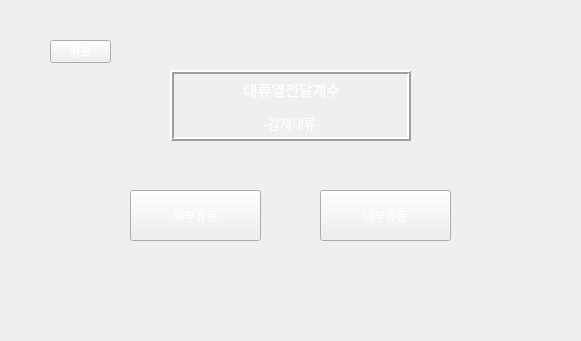
<?xml version="1.0" encoding="UTF-8"?>
<ui version="4.0">
 <class>Form</class>
 <widget class="QWidget" name="Form">
  <property name="geometry">
   <rect>
    <x>0</x>
    <y>0</y>
    <width>581</width>
    <height>341</height>
   </rect>
  </property>
  <property name="windowTitle">
   <string>Form</string>
  </property>
  <property name="styleSheet">
   <string notr="true">background-image: url(:/background/하얀거.png);</string>
  </property>
  <widget class="QPushButton" name="pushButton">
   <property name="geometry">
    <rect>
     <x>50</x>
     <y>40</y>
     <width>61</width>
     <height>23</height>
    </rect>
   </property>
   <property name="styleSheet">
    <string notr="true">QPushButton {
color: qlineargradient(spread:pad, x1:0, y1:1, x2:1, y2:0, stop:0 rgba(255, 255, 255, 255), stop:1 rgba(255, 255, 255, 255));
background-image: url(:/background/버튼2.png);
font: 10pt &quot;맑은 고딕&quot;;
}
QPushButton:hover{
border-image: url(:/background/버튼클릭2.png);
}</string>
   </property>
   <property name="text">
    <string>뒤로</string>
   </property>
  </widget>
  <widget class="QLabel" name="label_9">
   <property name="geometry">
    <rect>
     <x>0</x>
     <y>0</y>
     <width>581</width>
     <height>341</height>
    </rect>
   </property>
   <property name="styleSheet">
    <string notr="true">image: url(:/background/배경2.png);</string>
   </property>
   <property name="text">
    <string/>
   </property>
  </widget>
  <widget class="QPushButton" name="pushButton_2">
   <property name="geometry">
    <rect>
     <x>130</x>
     <y>190</y>
     <width>131</width>
     <height>51</height>
    </rect>
   </property>
   <property name="toolTip">
    <string>수직평판에서의 Nusselt Number를 구합니다</string>
   </property>
   <property name="toolTipDuration">
    <number>5000</number>
   </property>
   <property name="styleSheet">
    <string notr="true">QPushButton {
color: qlineargradient(spread:pad, x1:0, y1:1, x2:1, y2:0, stop:0 rgba(255, 255, 255, 255), stop:1 rgba(255, 255, 255, 255));
background-image: url(:/background/버튼2.png);
font: 10pt &quot;맑은 고딕&quot;;
}
QPushButton:hover{
border-image: url(:/background/버튼클릭2.png);
}</string>
   </property>
   <property name="text">
    <string>외부유동</string>
   </property>
  </widget>
  <widget class="QPushButton" name="pushButton_3">
   <property name="geometry">
    <rect>
     <x>320</x>
     <y>190</y>
     <width>131</width>
     <height>51</height>
    </rect>
   </property>
   <property name="toolTip">
    <string>수직평판에서의 Nusselt Number를 구합니다</string>
   </property>
   <property name="toolTipDuration">
    <number>5000</number>
   </property>
   <property name="styleSheet">
    <string notr="true">QPushButton {
color: qlineargradient(spread:pad, x1:0, y1:1, x2:1, y2:0, stop:0 rgba(255, 255, 255, 255), stop:1 rgba(255, 255, 255, 255));
background-image: url(:/background/버튼2.png);
font: 10pt &quot;맑은 고딕&quot;;
}
QPushButton:hover{
border-image: url(:/background/버튼클릭2.png);
}</string>
   </property>
   <property name="text">
    <string>내부유동</string>
   </property>
  </widget>
  <widget class="QLabel" name="label">
   <property name="geometry">
    <rect>
     <x>170</x>
     <y>70</y>
     <width>241</width>
     <height>71</height>
    </rect>
   </property>
   <property name="styleSheet">
    <string notr="true">font: 10pt &quot;맑은 고딕&quot;;
color: rgb(255, 255, 255);
background-image: url(:/background/버튼2.png);</string>
   </property>
   <property name="frameShape">
    <enum>QFrame::Box</enum>
   </property>
   <property name="frameShadow">
    <enum>QFrame::Raised</enum>
   </property>
   <property name="lineWidth">
    <number>2</number>
   </property>
   <property name="text">
    <string>&lt;!DOCTYPE HTML PUBLIC &quot;-//W3C//DTD HTML 4.0//EN&quot; &quot;http://www.w3.org/TR/REC-html40/strict.dtd&quot;&gt;
&lt;html&gt;&lt;head&gt;&lt;meta name=&quot;qrichtext&quot; content=&quot;1&quot; /&gt;&lt;style type=&quot;text/css&quot;&gt;
p, li { white-space: pre-wrap; }
&lt;/style&gt;&lt;/head&gt;&lt;body style=&quot; font-family:'맑은 고딕'; font-size:10pt; font-weight:400; font-style:normal;&quot;&gt;
&lt;p align=&quot;center&quot; style=&quot; margin-top:12px; margin-bottom:12px; margin-left:0px; margin-right:0px; -qt-block-indent:0; text-indent:0px;&quot;&gt;&lt;span style=&quot; font-size:11pt;&quot;&gt;대류열전달계수&lt;/span&gt;&lt;/p&gt;
&lt;p align=&quot;center&quot; style=&quot; margin-top:12px; margin-bottom:12px; margin-left:0px; margin-right:0px; -qt-block-indent:0; text-indent:0px;&quot;&gt;-강제대류-&lt;/p&gt;&lt;/body&gt;&lt;/html&gt;</string>
   </property>
   <property name="buddy">
    <cstring>pushButton</cstring>
   </property>
  </widget>
  <zorder>label_9</zorder>
  <zorder>pushButton</zorder>
  <zorder>pushButton_2</zorder>
  <zorder>pushButton_3</zorder>
  <zorder>label</zorder>
 </widget>
 <resources>
  <include location="../resource/resources.qrc"/>
 </resources>
 <connections/>
</ui>
